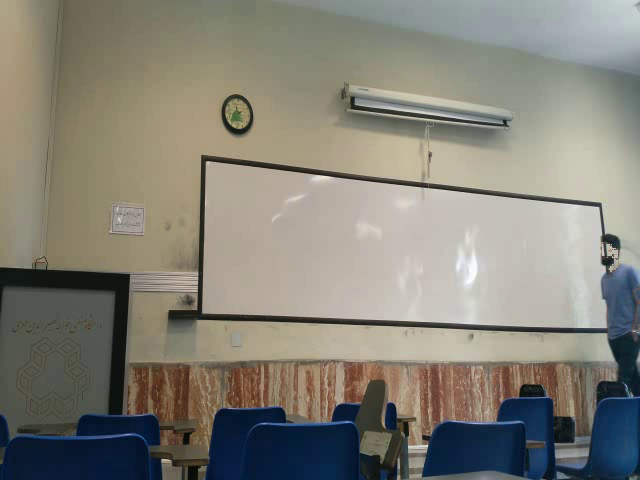
#> input picture frame 25 of Computer vision course-ws/Homwork1-ws/Aref_Skin.avi, 640 x 480 px, given in place of the camera
$ python main.py
#> lines starting #> are read from the running program, lines starting #| are printed output that depends on the picture; after the words box and inside, x2 and y2 are one past the last pixel; in counts of white or black regions, pixels touching at a corner belong together
import cv2
import numpy as np

cap=cv2.VideoCapture()

cap.open('/home/alireza/Documents/Homework 1/Make him invisible.avi')

stackedFrame = []
stackedCFrame = []

hist = np.zeros( (1, 16), dtype=np.float32 )

hist[0, 0] = 255
hist[0, 1] = 255
hist[0, 15] = 255
hist[0, 8] = 255
hist[0, 9] = 255
hist[0, 10] = 255

minHSV_blue = np.array( [90, 0, 0] )
maxHSV_blue = np.array( [140, 255, 255] )

minHSV_red = np.array( [0, 60, 50] )
maxHSV_red = np.array( [20, 170, 170] )

kernel = np.ones((3,3),np.uint8)

while True:

     ret, I = cap.read()
#> I is the input picture: shape (480, 640, 3); mean B, G, R 118.4, 128.8, 131.3

     if ret == False:
          exit(0)
     else:

          hsv = cv2.cvtColor(I,cv2.COLOR_BGR2HSV)
#> hsv: shape (480, 640, 3); mean H, S, V 39.7, 61.7, 138.4

          hue=np.zeros(hsv.shape,dtype=np.uint8)


          cv2.mixChannels([hsv],[hue],fromTo=[0,0])


          bp=cv2.calcBackProject([hue],[1,0],hist,[0,180,0,256],1)


          mskHSV_blue=cv2.inRange(hsv,minHSV_blue,maxHSV_blue)
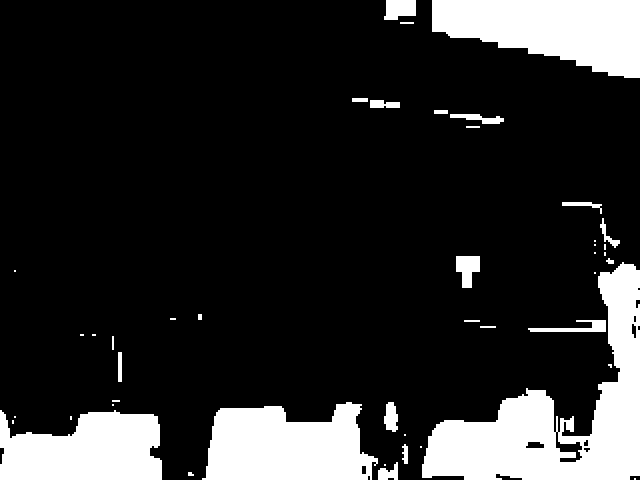
#> mskHSV_blue: shape (480, 640); 17.1% white; 45 white regions (20 under 20 px), largest, box (x1, y1, x2, y2) and area: (422, 262, 640, 480) 18144, (432, 0, 640, 78) 11312, (202, 402, 378, 480) 10512

          mskHSV_red=cv2.inRange(hsv,minHSV_red,maxHSV_red)
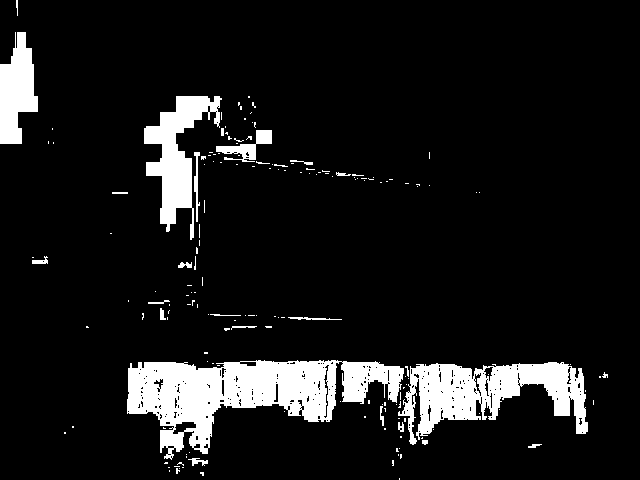
#> mskHSV_red: shape (480, 640); 9.8% white; 171 white regions (145 under 20 px), largest, box (x1, y1, x2, y2) and area: (127, 360, 404, 460) 13086, (398, 362, 588, 445) 7631, (144, 96, 222, 240) 4306

          mskHSV = np.zeros( (480,640),dtype=np.uint8 )


          cv2.addWeighted( mskHSV_red, 1, mskHSV_blue, 1, 0, mskHSV)
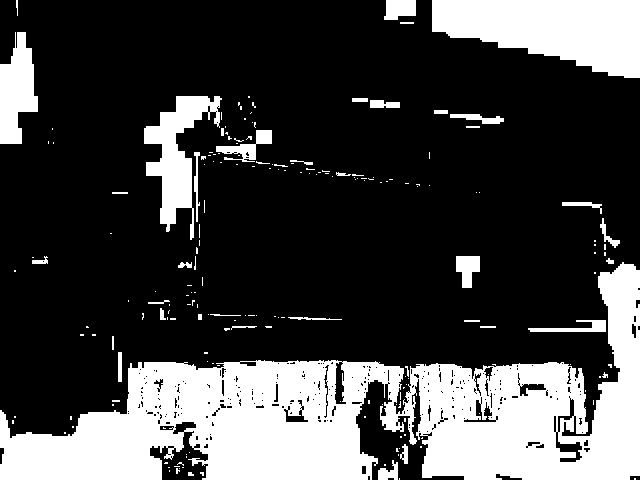
#> mskHSV: shape (480, 640); 27% white; 197 white regions (156 under 20 px), largest, box (x1, y1, x2, y2) and area: (0, 262, 640, 480) 59018, (432, 0, 640, 78) 11312, (144, 96, 222, 240) 4306

          bp = mskHSV & bp
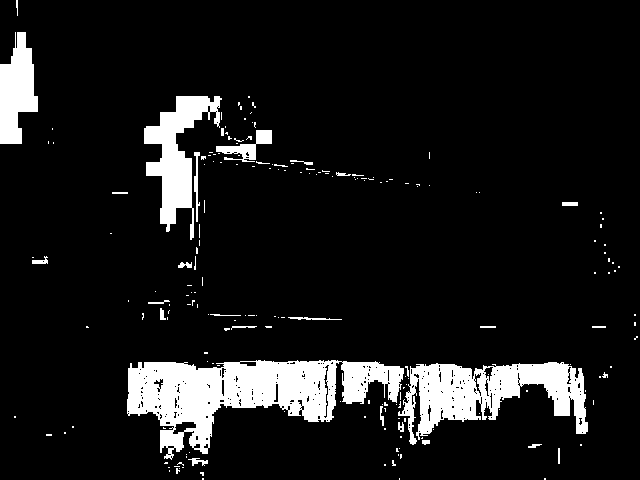
#> bp: shape (480, 640); 9.9% white; 198 white regions (168 under 20 px), largest, box (x1, y1, x2, y2) and area: (127, 360, 404, 460) 13126, (398, 362, 588, 445) 7647, (144, 96, 222, 240) 4306

          cv2.medianBlur( mskHSV, 11 )

          T = cv2.erode(mskHSV,kernel)
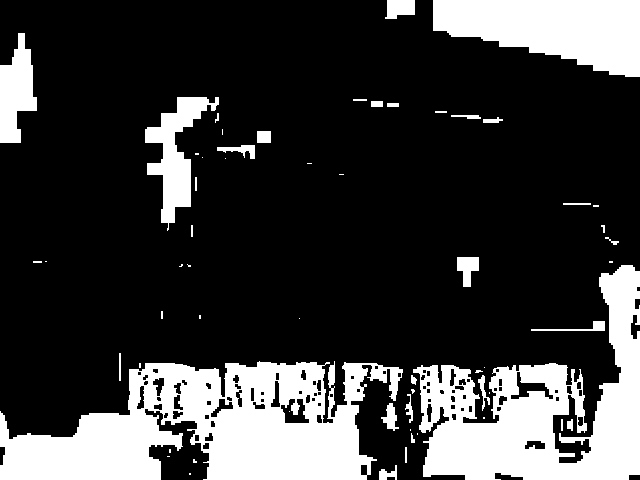
#> T: shape (480, 640); 23.3% white; 60 white regions (28 under 20 px), largest, box (x1, y1, x2, y2) and area: (0, 361, 403, 480) 29217, (413, 265, 640, 480) 22107, (433, 0, 640, 77) 11027
          T= cv2.dilate(T,kernel)
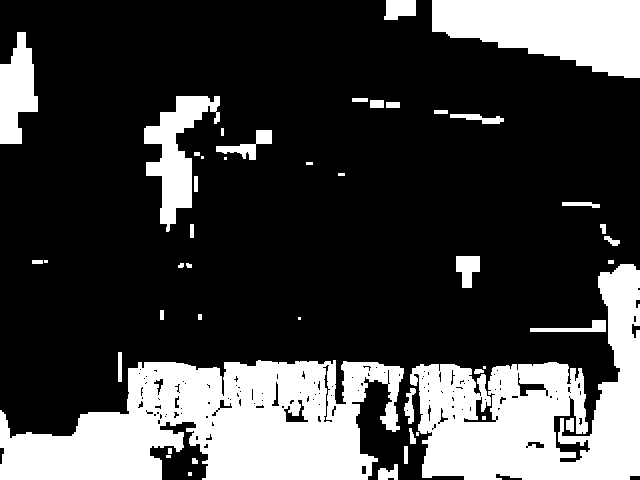
#> T: shape (480, 640); 26.1% white; 47 white regions (9 under 20 px), largest, box (x1, y1, x2, y2) and area: (0, 360, 404, 480) 32569, (410, 264, 640, 480) 24909, (432, 0, 640, 78) 11312
          stackedFrame.append(T)
          stackedCFrame.append(I)

          J= np.zeros(T.shape)
          W = np.zeros( T.shape )

          med=stackedFrame[int(len(stackedFrame)/2)]
          medColor=stackedCFrame[int(len(stackedCFrame)/2)]
          G=np.abs(T-med)
#> G: shape (480, 640); every value is 0
          J[G > 250]=255

          result=I.copy()
          cv2.medianBlur( np.uint8(J), 7 )

          J = cv2.erode( J, kernel )
          J = cv2.dilate( J, kernel )

          msk1= cv2.bitwise_and(medColor, medColor, mask = np.uint8(J) )
#> msk1: shape (480, 640, 3); every value is 0
#> J: shape (480, 640) float64; every value is 0

          W[J==0] = 255
          W[J==255] = 0

          msk2 = cv2.bitwise_and( I, I, mask=np.uint8( W ) )
#> W: shape (480, 640) float64; every value is 255
          cv2.add(msk1,msk2,result)

          cv2.imshow("result",result)
          q = cv2.waitKey( 33 )
#> (key q is pressed here)
          if q == ord( 'q' ):
               exit( 0 )
#> (the program exits here)

$ run again, starting later in the video
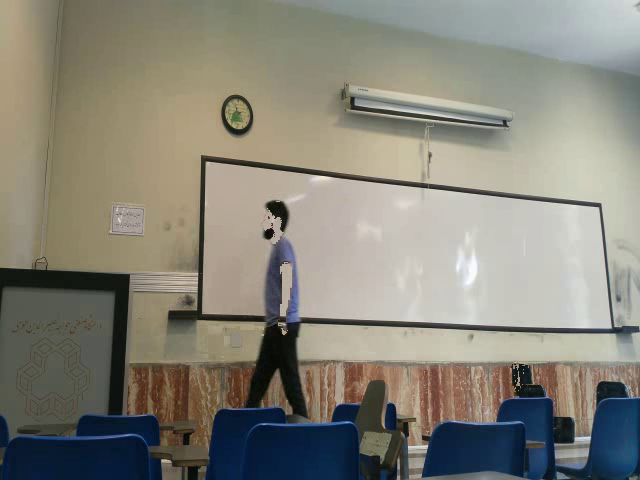
#> input picture frame 113 of Computer vision course-ws/Homwork1-ws/Aref_Skin.avi, 640 x 480 px, given in place of the camera
#> I is the input picture: shape (480, 640, 3); mean B, G, R 120.7, 131.6, 134
#> hsv: shape (480, 640, 3); mean H, S, V 39.8, 61.2, 140.9
#> `mskHSV_blue=cv2.inRange(hsv,minHSV_blue,maxHSV_blue)`:
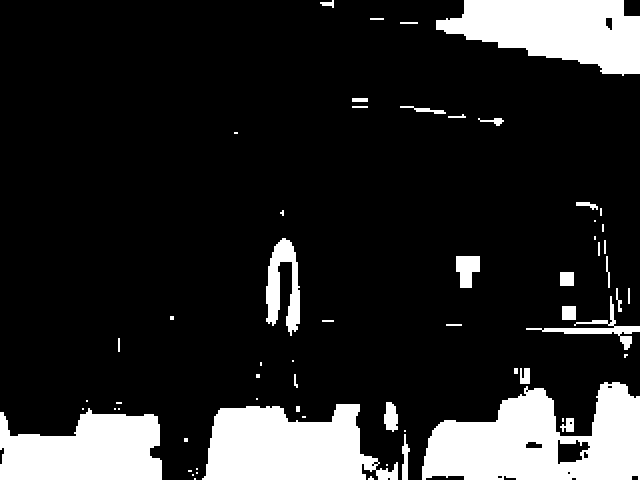
#> mskHSV_blue: shape (480, 640); 16.2% white; 61 white regions (28 under 20 px), largest, box (x1, y1, x2, y2) and area: (422, 382, 640, 480) 14120, (202, 404, 398, 480) 10716, (436, 0, 640, 76) 10168
#> mskHSV_red: shape (480, 640); 8.5% white; 218 white regions (172 under 20 px), largest, box (x1, y1, x2, y2) and area: (124, 362, 256, 467) 7124, (410, 364, 516, 436) 4308, (128, 110, 200, 254) 3776
#> mskHSV: shape (480, 640); 24.7% white; 253 white regions (192 under 20 px), largest, box (x1, y1, x2, y2) and area: (0, 360, 415, 480) 31240, (410, 364, 640, 480) 19993, (436, 0, 640, 76) 10168
#> bp: shape (480, 640); 8.7% white; 264 white regions (212 under 20 px), largest, box (x1, y1, x2, y2) and area: (124, 362, 256, 467) 7132, (410, 364, 516, 436) 4320, (128, 110, 200, 254) 3776
#> `T= cv2.dilate(T,kernel)`:
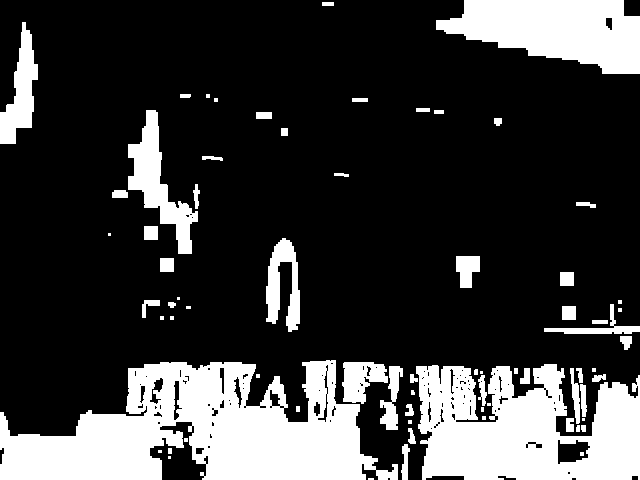
#> T: shape (480, 640); 23.5% white; 71 white regions (23 under 20 px), largest, box (x1, y1, x2, y2) and area: (0, 360, 398, 480) 28460, (416, 364, 640, 480) 18849, (436, 0, 640, 74) 10156
#> G: shape (480, 640); every value is 0
#> msk1: shape (480, 640, 3); every value is 0
#> J: shape (480, 640) float64; every value is 0
#> W: shape (480, 640) float64; every value is 255

$ run again, starting later in the video
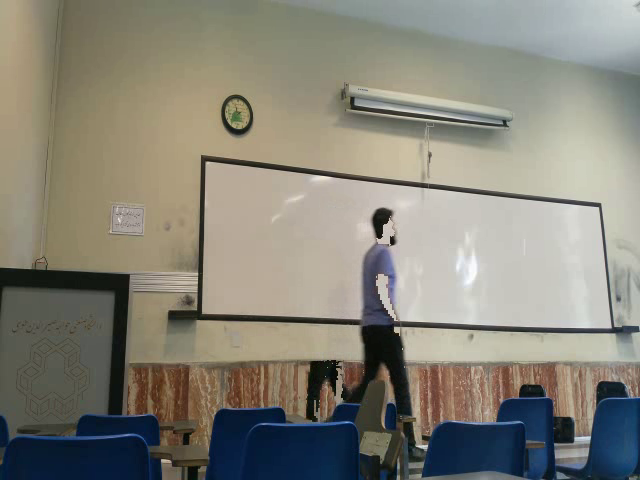
#> input picture frame 202 of Computer vision course-ws/Homwork1-ws/Aref_Skin.avi, 640 x 480 px, given in place of the camera
#> I is the input picture: shape (480, 640, 3); mean B, G, R 120, 131.1, 133.6
#> hsv: shape (480, 640, 3); mean H, S, V 40.1, 61.6, 140.5
#> `mskHSV_blue=cv2.inRange(hsv,minHSV_blue,maxHSV_blue)`:
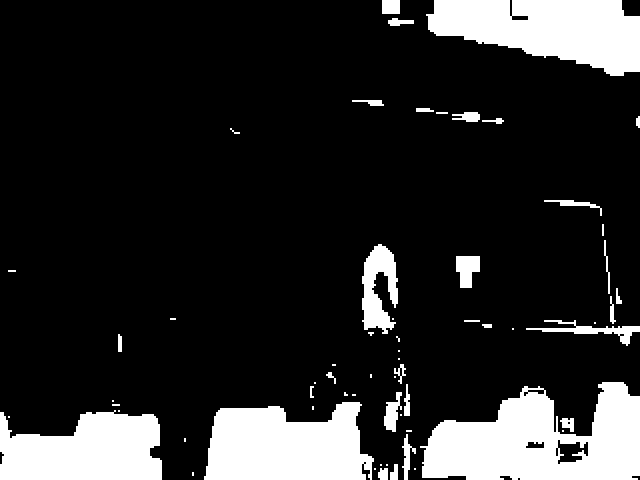
#> mskHSV_blue: shape (480, 640); 16.6% white; 62 white regions (29 under 20 px), largest, box (x1, y1, x2, y2) and area: (420, 382, 640, 480) 14264, (426, 0, 640, 76) 10948, (204, 402, 374, 480) 10472
#> mskHSV_red: shape (480, 640); 10.1% white; 206 white regions (171 under 20 px), largest, box (x1, y1, x2, y2) and area: (126, 360, 311, 467) 10215, (110, 114, 200, 272) 6703, (410, 364, 570, 436) 5914
#> mskHSV: shape (480, 640); 26.7% white; 239 white regions (182 under 20 px), largest, box (x1, y1, x2, y2) and area: (0, 360, 374, 480) 30132, (410, 364, 640, 480) 21157, (426, 0, 640, 76) 10948
#> bp: shape (480, 640); 10.4% white; 257 white regions (214 under 20 px), largest, box (x1, y1, x2, y2) and area: (126, 360, 311, 467) 10235, (110, 114, 200, 272) 6703, (410, 364, 570, 436) 5926
#> `T= cv2.dilate(T,kernel)`:
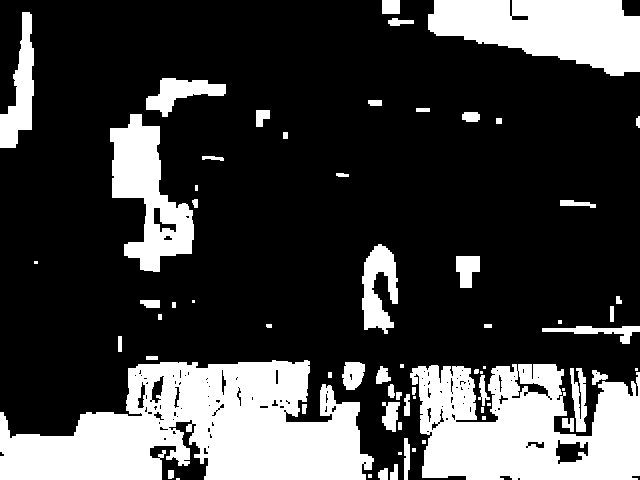
#> T: shape (480, 640); 25.6% white; 68 white regions (18 under 20 px), largest, box (x1, y1, x2, y2) and area: (0, 360, 374, 480) 29677, (410, 364, 640, 480) 19450, (428, 0, 640, 76) 10940
#> G: shape (480, 640); every value is 0
#> msk1: shape (480, 640, 3); every value is 0
#> J: shape (480, 640) float64; every value is 0
#> W: shape (480, 640) float64; every value is 255
